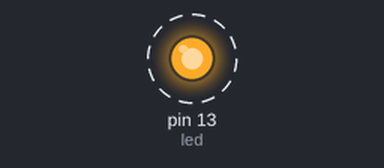
Recording of a sketch running on a simulated Arduino Uno, built with avr-gcc and run on an emulated ATmega328P. On the bench: output pins drawn as LEDs (lit = HIGH). Dashed ring = blinking. What the sketch prints to the serial monitor is not drawn.

Above: at 0.5 s.
Timing chart, 0 to 4.6 s (numbered marks = the images above):
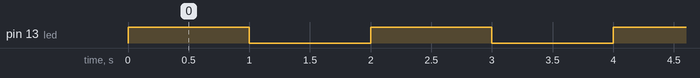

Measured:
- by itself, pin 13 (led): alternates HIGH for 1.0 s and LOW for 1.0 s

The sketch:

index.ino
```cpp
//Olá, esse arquivo representa àquele velho teste qua fazemos ao iniciar-mos uma ferramenta nova(Pra gente :D)
int led = 13;

void setup(){
  Serial.begin(9600);
  pinMode(led, OUTPUT);
  Serial.println("O led vai ficar piscando de 1 em 1 seg.");
  }
  void loop(){
    digitalWrite(led, HIGH);
    delay(1000);
    digitalWrite(led, LOW);
    delay(1000);
   }
```
